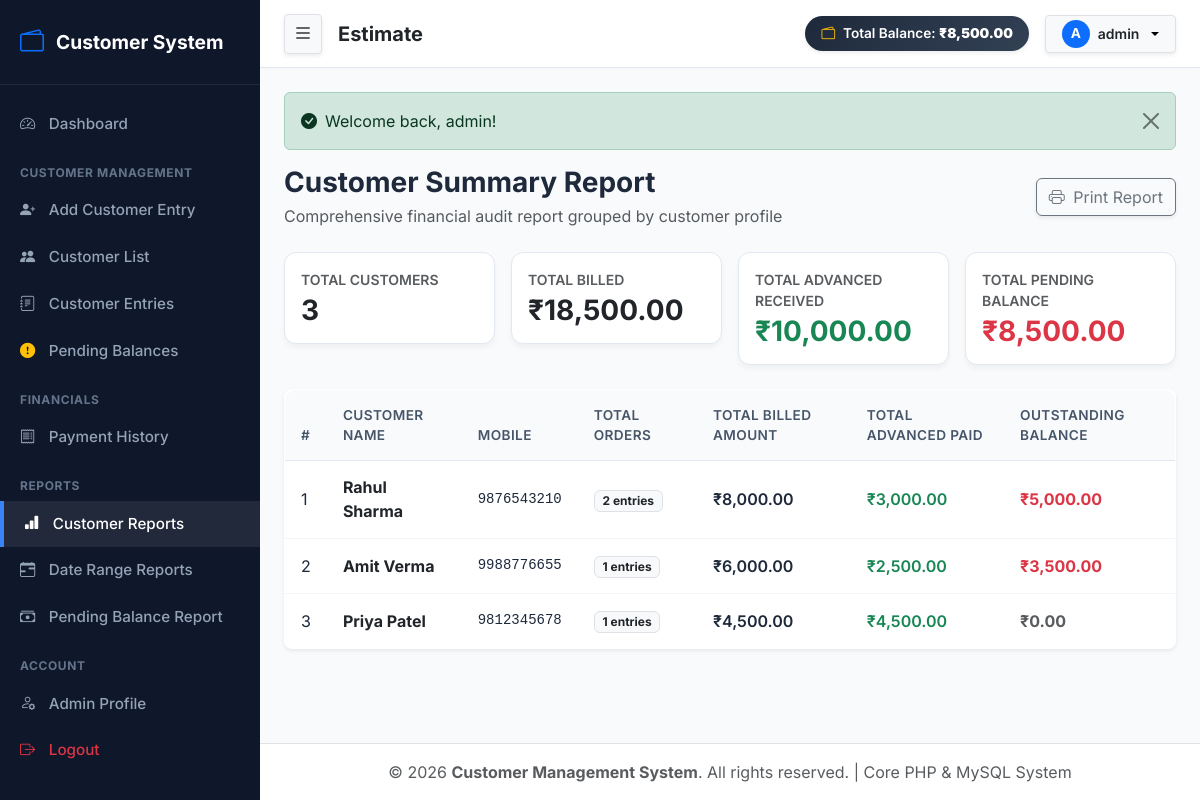
Page /reports/customers.php (signed in) on the committed database.
### tables this page shows
CREATE TABLE customers (
    id INT AUTO_INCREMENT PRIMARY KEY,
    name VARCHAR(100) NOT NULL,
    mobile VARCHAR(15) NOT NULL UNIQUE,
    created_at TIMESTAMP DEFAULT CURRENT_TIMESTAMP,
    updated_at TIMESTAMP DEFAULT CURRENT_TIMESTAMP ON UPDATE CURRENT_TIMESTAMP,
    INDEX idx_mobile (mobile),
    INDEX idx_name (name)
);

### reports/customers.php (the view, shortened to what this page needs)
<?php
require_once __DIR__ . '/../includes/header.php';
$db = Database::getConnection();
$overallStmt = $db->query("
    SELECT
        COUNT(DISTINCT c.id) as total_customers,
        COUNT(ce.id) as total_entries,
        COALESCE(SUM(ce.price), 0) as total_price,
        COALESCE(SUM(ce.advanced), 0) as total_advanced,
        COALESCE(SUM(ce.balance), 0) as total_balance
    FROM customers c
    LEFT JOIN customer_entries ce ON c.id = ce.customer_id
");
$overall = $overallStmt->fetch();
$listStmt = $db->query("
    SELECT
        c.id, c.name, c.mobile,
        COUNT(ce.id) as entry_count,
        COALESCE(SUM(ce.price), 0) as total_price,
        COALESCE(SUM(ce.advanced), 0) as total_advanced,
        COALESCE(SUM(ce.balance), 0) as total_balance
    FROM customers c
    LEFT JOIN customer_entries ce ON c.id = ce.customer_id
    GROUP BY c.id, c.name, c.mobile
    ORDER BY total_price DESC
");
$reportRows = $listStmt->fetchAll();
?>
<div class="d-flex justify-content-between align-items-center mb-4">
    <div>
        <h3 class="fw-bold mb-1">Customer Summary Report</h3>
        <p class="text-muted m-0">Comprehensive financial audit report grouped by customer profile</p>
    </div>
    <button class="btn btn-outline-secondary shadow-sm btn-print-hide" onclick="printWindow()">
        <i class="bi bi-printer me-1"></i> Print Report
    </button>
</div>
<div class="row g-3 mb-4">
    <div class="col-12 col-md-3">
        <div class="card card-stat p-3">
            <span class="text-muted small fw-semibold text-uppercase">Total Customers</span>
            <h3 class="fw-bold text-dark mt-1 mb-0"><?php echo number_format($overall['total_customers']); ?></h3>
        </div>
    </div>
    <div class="col-12 col-md-3">
        <div class="card card-stat p-3">
            <span class="text-muted small fw-semibold text-uppercase">Total Billed</span>
            <h3 class="fw-bold text-dark mt-1 mb-0"><?php echo formatCurrency($overall['total_price']); ?></h3>
        </div>
    </div>
    <div class="col-12 col-md-3">
        <div class="card card-stat p-3">
            <span class="text-muted small fw-semibold text-uppercase">Total Advanced Received</span>
            <h3 class="fw-bold text-success mt-1 mb-0"><?php echo formatCurrency($overall['total_advanced']); ?></h3>
        </div>
    </div>
    <div class="col-12 col-md-3">
        <div class="card card-stat p-3">
            <span class="text-muted small fw-semibold text-uppercase">Total Pending Balance</span>
            <h3 class="fw-bold text-danger mt-1 mb-0"><?php echo formatCurrency($overall['total_balance']); ?></h3>
        </div>
    </div>
</div>
<div class="card border-0 shadow-sm rounded-3">
    <div class="table-responsive">
        <table class="table table-custom mb-0">
            <thead>
                <tr>
                    <th>#</th>
                    <th>Customer Name</th>
                    <th>Mobile</th>
                    <th>Total Orders</th>
                    <th>Total Billed Amount</th>
                    <th>Total Advanced Paid</th>
                    <th>Outstanding Balance</th>
                </tr>
            </thead>
            <tbody>
                <?php if (empty($reportRows)): ?>
                    <tr>
                        <td colspan="7" class="text-center py-4 text-muted">No data available for report.</td>
                    </tr>
                <?php else: ?>
                    <?php foreach ($reportRows as $idx => $r): ?>
                        <tr>
                            <td><?php echo $idx + 1; ?></td>
                            <td class="fw-bold text-dark"><?php echo htmlspecialchars($r['name']); ?></td>
                            <td class="font-monospace small"><?php echo htmlspecialchars($r['mobile']); ?></td>
                            <td><span class="badge bg-light text-dark border"><?php echo $r['entry_count']; ?> entries</span></td>
                            <td class="fw-semibold"><?php echo formatCurrency($r['total_price']); ?></td>
                            <td class="text-success fw-semibold"><?php echo formatCurrency($r['total_advanced']); ?></td>
                            <td class="fw-bold <?php echo ($r['total_balance'] > 0) ? 'text-danger' : 'text-muted'; ?>">
                                <?php echo formatCurrency($r['total_balance']); ?>
                            </td>
                        </tr>
                    <?php endforeach; ?>
                <?php endif; ?>
            </tbody>
        </table>
    </div>
</div>
<?php require_once __DIR__ . '/../includes/footer.php'; ?>

### assets/css/style.css (style rules this page uses)
:root { --primary-color: #3b82f6; --primary-hover: #2563eb; --dark-sidebar: #0f172a; --sidebar-text: #94a3b8; --sidebar-text-active: #ffffff; --bg-body: #f8fafc; --card-bg: #ffffff; --border-color: #e2e8f0; --text-primary: #1e293b; --text-muted: #64748b; --success-color: #10b981; --warning-color: #f59e0b; --danger-color: #ef4444; }
body { font-family: 'Inter', system-ui, -apple-system, sans-serif; background-color: var(--bg-body); color: var(--text-primary); min-height: 100vh; margin: 0; }
.card-stat { border: 1px solid var(--border-color); border-radius: 0.75rem; background: #ffffff; box-shadow: 0 4px 6px -1px rgba(0, 0, 0, 0.05); transition: transform 0.2s ease, box-shadow 0.2s ease; }
.table-custom { background: #ffffff; border-radius: 0.75rem; overflow: hidden; border: 1px solid var(--border-color); }
.table-custom th { background-color: #f8fafc; color: #475569; font-weight: 600; font-size: 0.85rem; text-transform: uppercase; letter-spacing: 0.03em; border-bottom: 1px solid var(--border-color); padding: 0.9rem 1rem; }
.table-custom td { padding: 0.9rem 1rem; vertical-align: middle; color: var(--text-primary); border-bottom: 1px solid #f1f5f9; }
.table-custom tr:last-child td { border-bottom: none; }

### rows in the picture
customers: name "Rahul Sharma", mobile "9876543210", entry_count "2", total_price "₹8,000.00", total_advanced "₹3,000.00", total_balance "₹5,000.00"
customers: name "Amit Verma", mobile "9988776655", entry_count "1", total_price "₹6,000.00", total_advanced "₹2,500.00", total_balance "₹3,500.00"
customers: name "Priya Patel", mobile "9812345678", entry_count "1", total_price "₹4,500.00", total_advanced "₹4,500.00", total_balance "₹0.00"

### other values in the picture
formatCurrency($headerStats['total_balance'] ?? 0) "₹8,500.00"
substr($adminName, 0, 1) "A"
$adminName "admin"
$_SESSION['flash_success'] "Welcome back, admin!"
$overall['total_customers'] "3"
formatCurrency($overall['total_price']) "₹18,500.00"
formatCurrency($overall['total_advanced']) "₹10,000.00"
formatCurrency($overall['total_balance']) "₹8,500.00"
